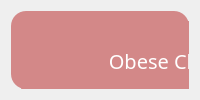
           <widget class="QWidget" name="page_obeseClass1">
            <layout class="QVBoxLayout" name="verticalLayout_6">
             <item>
              <widget class="QWidget" name="widget_17" native="true">
               <property name="styleSheet">
                <string notr="true">background-color: rgb(211, 136, 136);
border-radius: 15px;</string>
               </property>
               <widget class="QLabel" name="label_30">
                <property name="geometry">
                 <rect>
                  <x>10</x>
                  <y>10</y>
                  <width>301</width>
                  <height>81</height>
                 </rect>
                </property>
                <property name="font">
                 <font>
                  <family>Arial Black</family>
                  <pointsize>15</pointsize>
                 </font>
                </property>
                <property name="text">
                 <string>&lt;html&gt;&lt;head/&gt;&lt;body&gt;&lt;p&gt;&lt;span style=&quot; color:#ffffff;&quot;&gt;Obese Class I&lt;/span&gt;&lt;/p&gt;&lt;/body&gt;&lt;/html&gt;</string>
                </property>
                <property name="alignment">
                 <set>Qt::AlignCenter</set>
                </property>
               </widget>
               <widget class="QLabel" name="label_48">
                <property name="geometry">
                 <rect>
                  <x>10</x>
                  <y>90</y>
                  <width>301</width>
                  <height>71</height>
                 </rect>
                </property>
                <property name="styleSheet">
                 <string notr="true">image: url(:/resource/upset.png);</string>
                </property>
                <property name="text">
                 <string/>
                </property>
               </widget>
              </widget>
             </item>
            </layout>
           </widget>
